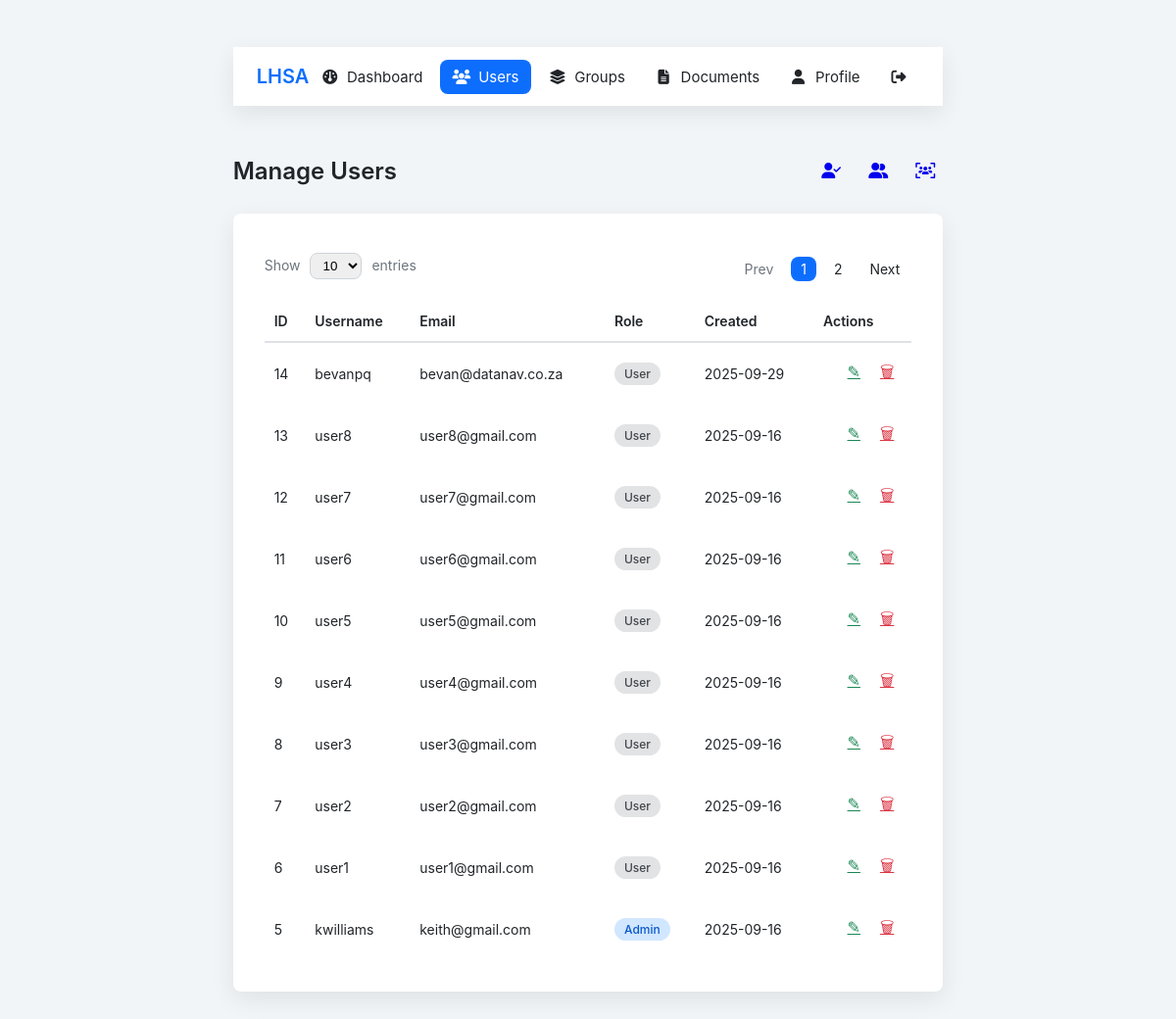
The page /backend/admin/users.php (signed in) on the database its author committed.
### tables this page shows
CREATE TABLE `users` (
  `id` int(5) UNSIGNED NOT NULL,
  `username` varchar(50) NOT NULL,
  `email` varchar(100) NOT NULL,
  `password` varchar(255) NOT NULL,
  `role` enum('user','admin') DEFAULT 'user',
  `created_at` datetime DEFAULT current_timestamp()
);

### backend/admin/users.php (the view, shortened to what this page needs)
<?php
require_once __DIR__.'/../includes/permissions.php';
$page     = isset($_GET['page'])     ? max(1, intval($_GET['page'])) : 1;
$pageSize = isset($_GET['pageSize']) ? intval($_GET['pageSize'])    : 10;
$offset   = ($page - 1) * $pageSize;
$totalUsers = $pdo->query("SELECT COUNT(*) FROM users")->fetchColumn();
$totalPages = max(1, ceil($totalUsers / $pageSize));
$users = $pdo->prepare("SELECT id, username, email, role, created_at
						FROM users
					ORDER BY created_at DESC
						LIMIT :limit OFFSET :offset");
$users->bindValue(':limit',  $pageSize,  PDO::PARAM_INT);
$users->bindValue(':offset', $offset,    PDO::PARAM_INT);
$users->execute();
$users = $users->fetchAll();
?>
<!doctype html>
<html lang="en">
<head>
	<link rel="stylesheet" href="../auth/auth.css">
	<link rel="stylesheet" href="admin.css">
	<link rel="stylesheet" href="modal.css">
	<link rel="stylesheet" href="pagination.css">
	<link rel="stylesheet" href="./../includes/nav.css">
	<link rel="stylesheet" href="https://cdnjs.cloudflare.com/ajax/libs/font-awesome/6.5.0/css/all.min.css">
</head>
<body>
<div class="wrapper">
	<?php include '../includes/nav.php'; ?>
	<header class="topbar">
		<h1>Manage Users</h1>
		<div class="actions">
			<a class="icon-btn users" href="#" title="Members" id="addUserBtn">
				<i class="fa-solid fa-user-check"></i>
			</a>
			<a class="icon-btn groups" href="#" id="addGroupBtn">
				<i class="fa-solid fa-user-group"></i>
			</a>
			<a class="icon-btn members" href="#" title="Members" id="manageMembersBtn">
				<i class="fa-solid fa-users-viewfinder"></i>
			</a>
		</div>
	</header>
	<main class="card-list">
		<div class="pageBar">
			<div class="pageSize">
				<label>Show
					<select id="pageSize" onchange="location='?page=<?= $page ?>&pageSize='+this.value">
						<option value="10"  <?= $pageSize==10 ? 'selected' : '' ?>>10</option>
					</select> entries
				</label>
			</div>
			<div class="pageLinks">
				<?php if ($page > 1): ?>
					<a href="?page=<?= $page-1 ?>&pageSize=<?= $pageSize ?>">Prev</a>
				<?php else: ?>
					<span class="disabled">Prev</span>
				<?php endif; ?>
				<?php for ($p = max(1, $page - 2); $p <= min($totalPages, $page + 2); $p++): ?>
					<a class="<?= $p === $page ? 'active' : '' ?>" href="?page=<?= $p ?>&pageSize=<?= $pageSize ?>"><?= $p ?></a>
				<?php endfor; ?>
				<?php if ($page < $totalPages): ?>
					<a href="?page=<?= $page+1 ?>&pageSize=<?= $pageSize ?>">Next</a>
				<?php else: ?>
					<span class="disabled">Next</span>
				<?php endif; ?>
			</div>
		</div>
		<div class="table-wrap">
			<table class="tbl">
				<thead><tr><th>ID<th>Username<th>Email<th>Role<th>Created<th class="actions-col">Actions</tr></thead>
				<tbody>
				<?php foreach ($users as $u): ?>
					<tr>
						<td><?= $u['id'] ?></td>
						<td><?= htmlspecialchars($u['username']) ?></td>
						<td><?= htmlspecialchars($u['email']) ?></td>
						<td><span class="pill role-<?= $u['role'] ?>"><?= ucfirst($u['role']) ?></span></td>
						<td><?= date('Y-m-d', strtotime($u['created_at'])) ?></td>
						<td class="actions-col">
							<a class="icon-btn edit"  href="user_form.php?id=<?= $u['id'] ?>" title="Edit">✎</a>
							<a class="icon-btn delete" href="?del=<?= $u['id'] ?>" onclick="return confirm('Delete?')" title="Delete">🗑</a>
						</td>
					</tr>
				<?php endforeach; ?>
				</tbody>
			</table>
		</div>
	</main>
</div>
</body>
</html>

### backend/includes/nav.php (shortened to what this page needs)
<?php
$currentPage = basename($_SERVER['PHP_SELF'], '.php');
$pages = [
	'dashboard'   => 'dashboard',
	'users'       => 'users',
	'groups'      => 'groups',
	'docs'        => 'docs',
	'permissions' => 'permissions',
	'profile'     => 'profile'
];
$menu = [
	'dashboard'   => ['label'=>'Dashboard',   'icon'=>'fa-gauge',        'perm'=>null],
	'users'       => ['label'=>'Users',       'icon'=>'fa-users',        'perm'=>'users.view'],
	'groups'      => ['label'=>'Groups',      'icon'=>'fa-layer-group',  'perm'=>'groups.view'],
	'docs'        => ['label'=>'Documents',   'icon'=>'fa-file-lines',   'perm'=>'docs.view'],
	'permissions' => ['label'=>'Permissions', 'icon'=>'fa-shield-halved','perm'=>'users.manage'],
	'profile'     => ['label'=>'Profile',     'icon'=>'fa-user',         'perm'=>null],
];
?>
<nav class="topNav">
	<div class="navBrand">LHSA </div>
	<ul class="navLinks">
		<?php foreach ($menu as $key=>$item):
			if ($item['perm'] && !can($item['perm'])) continue; ?>
			<?php if ( $key == $pages[$key] ) { ?>
				<li>
					<a class="navLink <?= ($currentPage === $key) ? 'active' : '' ?>"
						<?php echo $key; ?>
						<?php $filepath = $key == 'docs' ? '../docs/index.php' : '../admin/' . $key . '.' . 'php'; ?>
						href="<?php echo $filepath ?>"> <i class="fa-fw fa-solid <?= $item['icon'] ?>"></i><span><?= $item['label'] ?></span>
					</a>
				</li>
			<?php } ?>
		<?php endforeach; ?>
		<li><a class="navLink" href="./../auth/logout.php"><i class="fa-fw fa-solid fa-right-from-bracket"></i> </a></li>
	</ul>
</nav>

### backend/auth/auth.css (style rules this page uses)
:root { --bg:#f2f5f7; --card:#ffffff; --accent:#0d6efd; --accent-dark:#0b5ed7; --text:#212529; --muted:#6c757d; --error:#dc3545; --radius:8px; --shadow:0 8px 24px rgba(0,0,0,.08); --font:-apple-system,BlinkMacSystemFont,"Segoe UI",Roboto,"Helvetica Neue",Arial; }
* { box-sizing:border-box; margin:0; padding:0; }
body { background:var(--bg); font-family:var(--font); color:var(--text); display:flex; align-items:center; justify-content:center; min-height:100vh; padding:24px; }
.card-list { background:var(--card); border-radius:var(--radius); box-shadow:var(--shadow); width:100%; max-width:840px; padding:40px 32px 32px; margin-bottom:32px; }
label { display:block; font-size:14px; margin-bottom:6px; color:var(--muted); }

### backend/admin/admin.css (style rules this page uses)
.wrapper { max-width:1400px;margin:auto;padding:24px }
.topbar { display:flex;justify-content:space-between;align-items:center;margin-bottom:28px }
.topbar h1 { font-size:24px;font-weight:600 }
.actions { display:flex;gap:12px; }
.table-wrap { overflow-x:auto }
.tbl { width:100%;border-collapse:collapse;font-size:14px }
.tbl thead tr { border-bottom:2px solid #dee2e6 }
.tbl th { text-align:left;padding:12px 10px;font-weight:600 }
.tbl td { padding:12px 10px }
.pill { display:inline-block;padding:4px 10px;border-radius:12px;font-size:12px;font-weight:500 }
.role-admin { background:#d1e7ff;color:#0a58ca }
.role-user { background:#e2e3e5;color:#41464b }
.actions-col { text-align:right }
.icon-btn { display:inline-block;margin:0 2px;font-size:16px;padding:6px;border-radius:50%;transition:.2s }
.icon-btn.edit { color:#198754 }
.icon-btn.delete { color:var(--error) }

### backend/admin/pagination.css (style rules this page uses)
.pageBar { display:flex;justify-content:space-between;align-items:center;margin-bottom:16px;font-size:14px }
.pageSize select { margin:0 6px;padding:4px 8px;border:1px solid #ced4da;border-radius:var(--radius) }
.pageLinks a,.pageLinks span { display:inline-block;padding:4px 10px;margin:0 2px;border-radius:var(--radius);text-decoration:none;color:var(--text) }
.pageLinks .active { background:var(--accent);color:#fff }
.pageLinks .disabled { color:var(--muted);cursor:not-allowed }

### backend/includes/nav.css (style rules this page uses)
:root { --nav-height:60px }
.topNav { display:flex;align-items:center;justify-content:space-between; height:var(--nav-height); background:var(--card); box-shadow:var(--shadow); padding:0 24px; position:sticky;top:0;z-index:1050; margin-bottom:50px; }
.navBrand { font-size:20px;font-weight:600;color:var(--accent) }
.navLinks { display:flex;align-items:center;gap:6px;list-style:none;margin:0 }
.navLink { display:flex;align-items:center;gap:8px; padding:8px 12px;border-radius:var(--radius); color:var(--text);text-decoration:none;font-size:15px; transition:background .2s; }
.navLink.active { background:var(--accent);color:#fff }

### rows shown on the page
users: id "14", username "bevanpq", email "bevan@datanav.co.za", role "User", created_at "2025-09-29"
users: id "13", username "user8", email "user8@gmail.com", role "User", created_at "2025-09-16"
users: id "12", username "user7", email "user7@gmail.com", role "User", created_at "2025-09-16"
users: id "11", username "user6", email "user6@gmail.com", role "User", created_at "2025-09-16"
users: id "10", username "user5", email "user5@gmail.com", role "User", created_at "2025-09-16"
users: id "9", username "user4", email "user4@gmail.com", role "User", created_at "2025-09-16"
users: id "8", username "user3", email "user3@gmail.com", role "User", created_at "2025-09-16"
users: id "7", username "user2", email "user2@gmail.com", role "User", created_at "2025-09-16"
users: id "6", username "user1", email "user1@gmail.com", role "User", created_at "2025-09-16"
users: id "5", username "kwilliams", email "keith@gmail.com", role "Admin", created_at "2025-09-16"

### other values the page prints
$item['label'] "Dashboard"
$item['label'] "Users"
$item['label'] "Groups"
$item['label'] "Documents"
$item['label'] "Profile"
